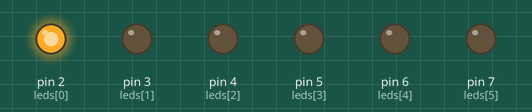
The sketch below on a simulated Arduino Uno, built with avr-gcc and run on an emulated ATmega328P. Shown: output pins drawn as LEDs (lit = HIGH).

Above: at 0.15 s.
At 1.35 s:
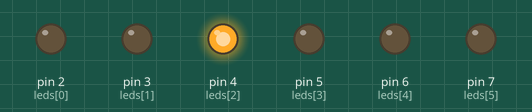
At 1.95 s:
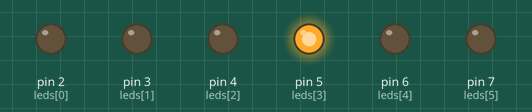
At 4.05 s:
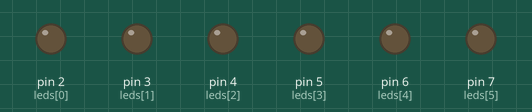
At 6.15 s:
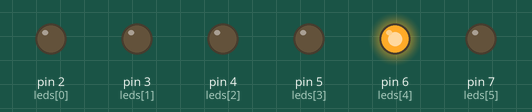
At 7.95 s:
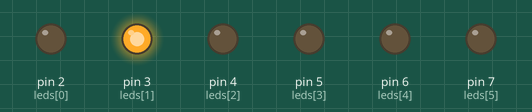
Timing chart, 0 to 8.3 s (numbered marks = the images above):
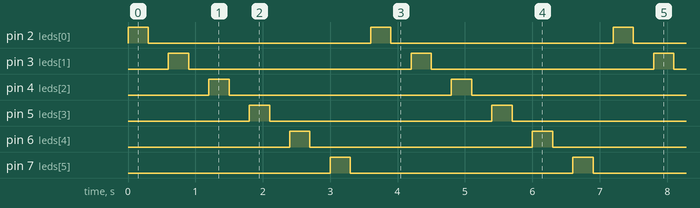

The sketch:

group6_project_21.ino
```cpp
int leds[] = {2,3,4,5,6,7};

void setup() {
  for (int i = 0; i < 6; i++) pinMode(leds[i], OUTPUT);
}

void loop() {
  for (int i = 0; i < 6; i++) {
    digitalWrite(leds[i], HIGH);
    delay(300);
    digitalWrite(leds[i], LOW);
    delay(300);
  }
}
```

Measured:
- by itself, pin 2 (leds[0]), pin 3 (leds[1]), pin 4 (leds[2]), pin 5 (leds[3]), pin 6 (leds[4]), pin 7 (leds[5]): alternates HIGH for 0.30 s and LOW for 3.3 s
- by itself, everything shown: repeats every 3.6 s, in 12 steps
